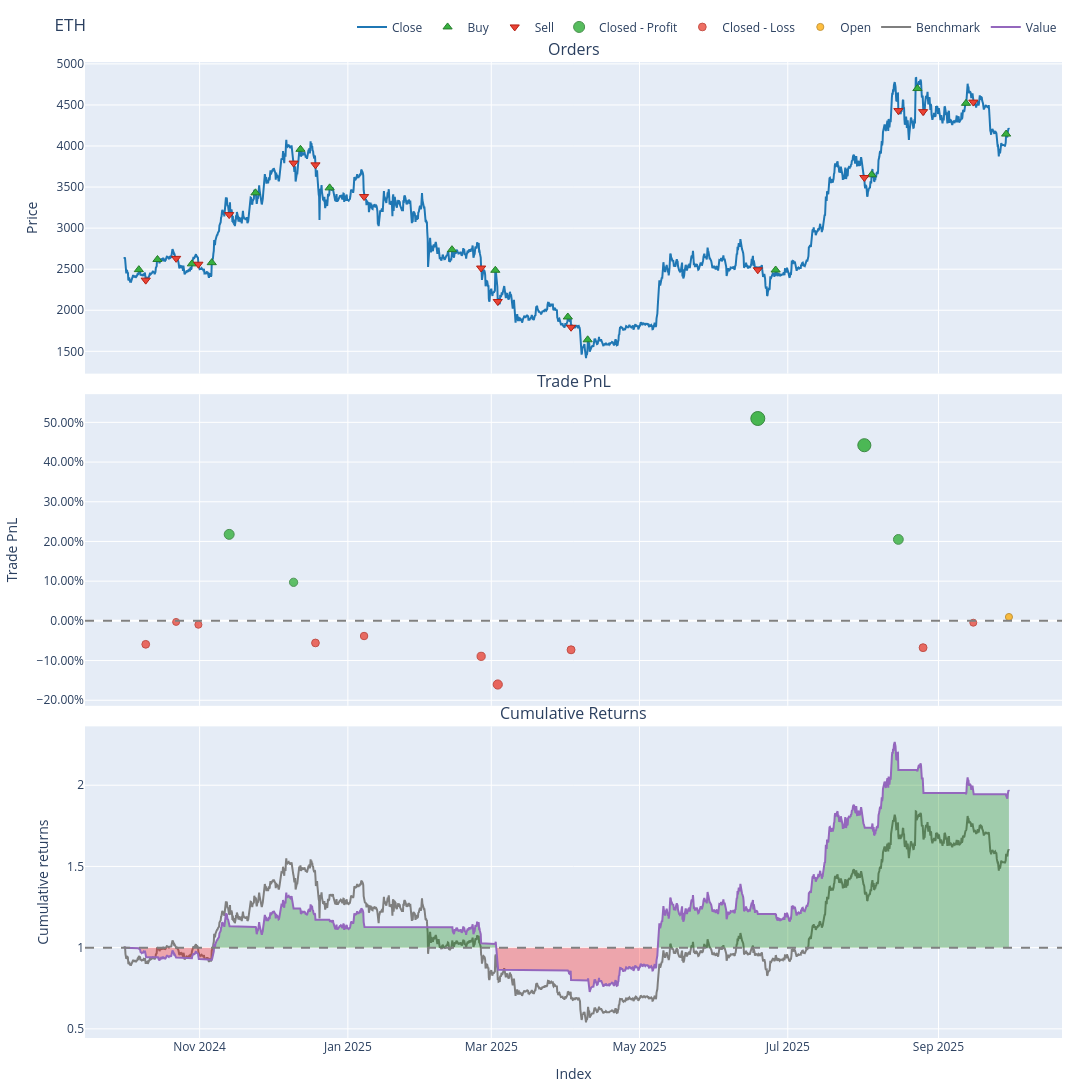

Notebook cell for this chart:
### Code cell
n = 1
pf[pf.wrapper.columns[n]].plot(width=1200, height=1900, title=f"{tickers[n]}").show()

### Figure 1 — Plotly figure (JSON) as saved in the notebook; plotly's stock layout.template omitted (floating-point values rounded to 4 significant figures; data arrays with more than 128 entries replaced by an {"elided": "..."} marker saying what was removed)
{"data": [{"line": {"color": "#1f77b4"}, "name": "Close", "showlegend": true, "x": {"elided": "2185 str values"}, "type": "scatter", "uid": "65cd7232-4f89-438e-9576-3133bb1b7cc6", "xaxis": "x", "yaxis": "y", "y": {"elided": "2185 float values"}, "legendgroup": "0"}, {"customdata": [[45.0, 0.3993, 3.984], [47.0, 0.3581, 3.75], [49.0, 0.3645, 3.74], [51.0, 0.3589, 3.704], [53.0, 0.3285, 4.507], [55.0, 0.3121, 4.943], [57.0, 0.3345, 4.669], [59.0, 0.4101, 4.492], [61.0, 0.4113, 4.092], [63.0, 0.4482, 3.439], [65.0, 0.486, 3.189], [67.0, 0.4826, 4.807], [69.0, 0.4744, 6.926], [71.0, 0.4437, 8.341], [73.0, 0.4303, 7.78], [75.0, 0.467, 7.744]], "hovertemplate": "Order Id: %{customdata[0]}<br>Timestamp: %{x}<br>Price: %{y}<br>Size: %{customdata[1]:.6f}<br>Fees: %{customdata[2]:.6f}", "marker": {"color": "#37B13F", "line": {"color": "rgb(38,123,44)", "width": 1}, "size": 8, "symbol": "triangle-up"}, "mode": "markers", "name": "Buy", "x": ["2024-10-07T00:00:00+00:00", "2024-10-14T16:00:00+00:00", "2024-10-28T20:00:00+00:00", "2024-11-06T00:00:00+00:00", "2024-11-24T00:00:00+00:00", "2024-12-12T12:00:00+00:00", "2024-12-24T12:00:00+00:00", "2025-02-12T20:00:00+00:00", "2025-03-02T16:00:00+00:00", "2025-04-01T12:00:00+00:00", "2025-04-09T16:00:00+00:00", "2025-06-26T00:00:00+00:00", "2025-08-04T12:00:00+00:00", "2025-08-23T08:00:00+00:00", "2025-09-12T08:00:00+00:00", "2025-09-28T20:00:00+00:00"], "y": [2495.0, 2618.0, 2565.0, 2580.0, 3430.0, 3960.0, 3490.0, 2738.0, 2487.0, 1918.0, 1640.0, 2490.0, 3650.0, 4700.0, 4519.0, 4145.0], "type": "scatter", "uid": "ff09a84b-d777-4028-a68d-87ef24f57853", "xaxis": "x", "yaxis": "y", "legendgroup": "1"}, {"customdata": [[46.0, 0.3993, 3.78], [48.0, 0.3581, 3.77], [50.0, 0.3645, 3.733], [52.0, 0.3589, 4.543], [54.0, 0.3285, 4.983], [56.0, 0.3121, 4.707], [58.0, 0.3345, 4.528], [60.0, 0.4101, 4.125], [62.0, 0.4113, 3.466], [64.0, 0.4482, 3.214], [66.0, 0.486, 4.846], [68.0, 0.4826, 6.982], [70.0, 0.4744, 8.408], [72.0, 0.4437, 7.842], [74.0, 0.4303, 7.806]], "hovertemplate": "Order Id: %{customdata[0]}<br>Timestamp: %{x}<br>Price: %{y}<br>Size: %{customdata[1]:.6f}<br>Fees: %{customdata[2]:.6f}", "marker": {"color": "#EA4335", "line": {"color": "rgb(181,31,18)", "width": 1}, "size": 8, "symbol": "triangle-down"}, "mode": "markers", "name": "Sell", "x": ["2024-10-09T20:00:00+00:00", "2024-10-22T08:00:00+00:00", "2024-10-31T12:00:00+00:00", "2024-11-13T04:00:00+00:00", "2024-12-09T16:00:00+00:00", "2024-12-18T16:00:00+00:00", "2025-01-07T16:00:00+00:00", "2025-02-24T20:00:00+00:00", "2025-03-03T16:00:00+00:00", "2025-04-02T20:00:00+00:00", "2025-06-18T16:00:00+00:00", "2025-08-01T12:00:00+00:00", "2025-08-15T12:00:00+00:00", "2025-08-25T16:00:00+00:00", "2025-09-15T08:00:00+00:00"], "y": [2367.0, 2632.0, 2561.0, 3164.0, 3792.0, 3770.0, 3384.0, 2514.0, 2107.0, 1793.0, 2493.0, 3617.0, 4431.0, 4419.0, 4535.0], "type": "scatter", "uid": "9b785040-ebfa-4796-85b0-895e8ca6c2c1", "xaxis": "x", "yaxis": "y", "legendgroup": "2"}, {"customdata": [[3.0, 3.0, 201.7, 0.2178], [4.0, 4.0, 109.5, 0.09715], [10.0, 10.0, 406.3, 0.5097], [11.0, 11.0, 531.7, 0.4424], [12.0, 12.0, 355.2, 0.2051]], "hovertemplate": "Exit Trade Id: %{customdata[0]}<br>Position Id: %{customdata[1]}<br>Exit Timestamp: %{x}<br>PnL: %{customdata[2]:.6f}<br>Return: %{customdata[3]:.2%}", "marker": {"color": "#37B13F", "line": {"color": "rgb(38,123,44)", "width": 1}, "opacity": [0.8137, 0.7779, 0.9, 0.8801, 0.8099], "size": [9.97, 8.304, 14.0, 13.07, 9.795], "symbol": "circle"}, "mode": "markers", "name": "Closed - Profit", "x": ["2024-11-13T04:00:00+00:00", "2024-12-09T16:00:00+00:00", "2025-06-18T16:00:00+00:00", "2025-08-01T12:00:00+00:00", "2025-08-15T12:00:00+00:00"], "y": [0.2178, 0.09715, 0.5097, 0.4424, 0.2051], "type": "scatter", "uid": "87ed10b4-53e1-4d94-af0f-30ae6152cb6f", "xaxis": "x2", "yaxis": "y2", "legendgroup": "3"}, {"customdata": [[0.0, 0.0, -58.81, -0.05905], [1.0, 1.0, -2.539, -0.002708], [2.0, 2.0, -9.066, -0.009697], [5.0, 5.0, -68.75, -0.05563], [6.0, 6.0, -44.58, -0.03819], [7.0, 7.0, -100.3, -0.08936], [8.0, 8.0, -164.0, -0.1603], [9.0, 9.0, -62.7, -0.07294], [13.0, 13.0, -140.9, -0.06755], [14.0, 14.0, -9.023, -0.004639]], "hovertemplate": "Exit Trade Id: %{customdata[0]}<br>Position Id: %{customdata[1]}<br>Exit Timestamp: %{x}<br>PnL: %{customdata[2]:.6f}<br>Return: %{customdata[3]:.2%}", "marker": {"color": "#EA4335", "line": {"color": "rgb(181,31,18)", "width": 1}, "opacity": [0.7667, 0.75, 0.7521, 0.7657, 0.7605, 0.7756, 0.7966, 0.7708, 0.7692, 0.7506], "size": [7.778, 7.0, 7.097, 7.731, 7.49, 8.196, 9.176, 7.97, 7.895, 7.027], "symbol": "circle"}, "mode": "markers", "name": "Closed - Loss", "x": ["2024-10-09T20:00:00+00:00", "2024-10-22T08:00:00+00:00", "2024-10-31T12:00:00+00:00", "2024-12-18T16:00:00+00:00", "2025-01-07T16:00:00+00:00", "2025-02-24T20:00:00+00:00", "2025-03-03T16:00:00+00:00", "2025-04-02T20:00:00+00:00", "2025-08-25T16:00:00+00:00", "2025-09-15T08:00:00+00:00"], "y": [-0.05905, -0.002708, -0.009697, -0.05563, -0.03819, -0.08936, -0.1603, -0.07294, -0.06755, -0.004639], "type": "scatter", "uid": "f7b75cce-e782-4243-9406-24d4691674d6", "xaxis": "x2", "yaxis": "y2", "legendgroup": "4"}, {"customdata": [[15.0, 15.0, 18.78, 0.0097]], "hovertemplate": "Exit Trade Id: %{customdata[0]}<br>Position Id: %{customdata[1]}<br>Exit Timestamp: %{x}<br>PnL: %{customdata[2]:.6f}<br>Return: %{customdata[3]:.2%}", "marker": {"color": "#FFAA00", "line": {"color": "rgb(178,118,0)", "width": 1}, "opacity": [0.7521], "size": [7.097], "symbol": "circle"}, "mode": "markers", "name": "Open", "x": ["2025-09-30T00:00:00+00:00"], "y": [0.0097], "type": "scatter", "uid": "6632d1a6-91c3-44cd-ad8e-f4b45af30bd1", "xaxis": "x2", "yaxis": "y2", "legendgroup": "5"}, {"line": {"color": "#7f7f7f"}, "name": "Benchmark", "showlegend": true, "x": {"elided": "2185 str values"}, "type": "scatter", "uid": "cfb83f8c-e2ea-415b-898e-8d1aca495cd4", "xaxis": "x3", "yaxis": "y3", "y": {"elided": "2185 float values"}, "legendgroup": "6"}, {"hoverinfo": "skip", "line": {"color": "rgba(0, 0, 0, 0)", "width": 0}, "opacity": 0, "showlegend": false, "x": {"elided": "2185 str values"}, "type": "scatter", "uid": "c8102df1-69fe-47cb-9da3-f4baee523daa", "xaxis": "x3", "yaxis": "y3", "y": {"elided": "2185 int values"}, "legendgroup": "7"}, {"connectgaps": false, "fill": "tonexty", "fillcolor": "rgba(0, 128, 0, 0.3)", "hoverinfo": "skip", "line": {"color": "rgba(0, 0, 0, 0)", "width": 0}, "opacity": 0, "showlegend": false, "x": {"elided": "2185 str values"}, "type": "scatter", "uid": "0306215b-3256-4dc3-bf39-a70b40da86c7", "xaxis": "x3", "yaxis": "y3", "y": {"elided": "2185 float values"}, "legendgroup": "7"}, {"hoverinfo": "skip", "line": {"color": "rgba(0, 0, 0, 0)", "width": 0}, "opacity": 0, "showlegend": false, "x": {"elided": "2185 str values"}, "type": "scatter", "uid": "f84a0d99-353a-40c4-bb2d-aa55af34f30a", "xaxis": "x3", "yaxis": "y3", "y": {"elided": "2185 int values"}, "legendgroup": "7"}, {"connectgaps": false, "fill": "tonexty", "fillcolor": "rgba(255, 0, 0, 0.3)", "hoverinfo": "skip", "line": {"color": "rgba(0, 0, 0, 0)", "width": 0}, "opacity": 0, "showlegend": false, "x": {"elided": "2185 str values"}, "type": "scatter", "uid": "12f39e72-99df-4851-b97a-3d9d387859dc", "xaxis": "x3", "yaxis": "y3", "y": {"elided": "2185 float values"}, "legendgroup": "7"}, {"line": {"color": "#9467bd"}, "name": "Value", "showlegend": true, "x": {"elided": "2185 str values"}, "type": "scatter", "uid": "66c1c11b-304c-44a4-be25-2adb9bfd1cd7", "xaxis": "x3", "yaxis": "y3", "y": {"elided": "2185 float values"}, "legendgroup": "8"}, {"hoverinfo": "skip", "line": {"color": "rgba(0, 0, 0, 0)", "width": 0}, "opacity": 0.0, "showlegend": false, "x": {"elided": "2185 str values"}, "type": "scatter", "uid": "b21164b4-6dd1-42c5-a8fc-2a7fb82fa1da", "xaxis": "x3", "yaxis": "y3", "y": {"elided": "2185 int values"}, "legendgroup": "7"}], "layout": {"annotations": [{"font": {"size": 16}, "showarrow": false, "text": "Orders", "x": 0.5, "xanchor": "center", "xref": "paper", "y": 1.0, "yanchor": "bottom", "yref": "paper"}, {"font": {"size": 16}, "showarrow": false, "text": "Trade PnL", "x": 0.5, "xanchor": "center", "xref": "paper", "y": 0.6596, "yanchor": "bottom", "yref": "paper"}, {"font": {"size": 16}, "showarrow": false, "text": "Cumulative Returns", "x": 0.5, "xanchor": "center", "xref": "paper", "y": 0.3193, "yanchor": "bottom", "yref": "paper"}], "xaxis": {"anchor": "y", "domain": [0.0, 1.0], "matches": "x3", "showticklabels": false}, "yaxis": {"anchor": "x", "domain": [0.6807, 1.0], "title": {"text": "Price"}}, "xaxis2": {"anchor": "y2", "domain": [0.0, 1.0], "matches": "x3", "showticklabels": false}, "yaxis2": {"anchor": "x2", "domain": [0.3404, 0.6596], "tickformat": ".2%", "title": {"text": "Trade PnL"}}, "xaxis3": {"anchor": "y3", "domain": [0.0, 1.0], "title": {"text": "Index"}}, "yaxis3": {"anchor": "x3", "domain": [0.0, 0.3193], "title": {"text": "Cumulative returns"}}, "margin": {"t": 30, "b": 30, "l": 30, "r": 30}, "legend": {"orientation": "h", "yanchor": "bottom", "y": 1.021, "xanchor": "right", "x": 1, "traceorder": "normal"}, "width": 1200, "height": 1900, "showlegend": true, "title": {"text": "ETH"}, "shapes": [{"line": {"color": "gray", "dash": "dash"}, "type": "line", "x0": 0.0, "x1": 1.0, "xref": "paper", "y0": 0, "y1": 0, "yref": "y2"}, {"line": {"color": "gray", "dash": "dash"}, "type": "line", "x0": 0.0, "x1": 1.0, "xref": "paper", "y0": 1, "y1": 1, "yref": "y3"}]}}
